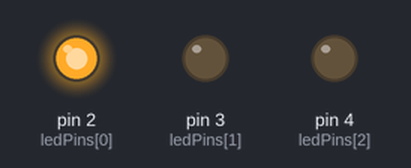
Recording of a sketch running on a simulated Arduino Uno, built with avr-gcc and run on an emulated ATmega328P. Shown: output pins drawn as LEDs (lit = HIGH).

Above: at 0.2 s.
At 2.2 s:
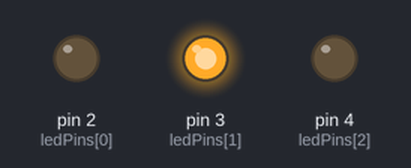
At 4.5 s:
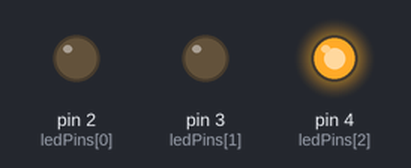
Timing chart, 0 to 6.9 s (numbered marks = the images above):
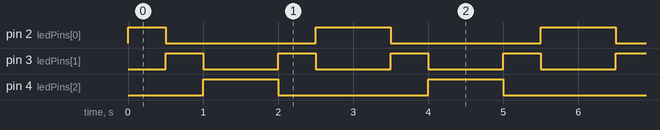

The sketch:

LED_running.ino
```cpp
const int ledCount = 3;
const int ledPins[ledCount] = {2, 3, 4};

void setup() {
  // Mengatur semua pin LED sebagai output
  for (int i = 0; i < ledCount; i++) {
    pinMode(ledPins[i], OUTPUT);
  }
}

void loop() {
  for (int i = 0; i < ledCount; i++) {
      digitalWrite(ledPins[i], HIGH);
      delay(500);
      digitalWrite(ledPins[i], LOW);
    }
  for (int i = 2 ;i >=0; i--) {
      digitalWrite(ledPins[i], HIGH);
      delay(500);
      digitalWrite(ledPins[i], LOW);

  }
}
```

Measured:
- by itself, pin 2 (ledPins[0]): repeats every 3.0 s: LOW 2.0 s, HIGH 1.0 s
- by itself, pin 3 (ledPins[1]): alternates HIGH for 0.50 s and LOW for 1.0 s
- by itself, pin 4 (ledPins[2]): alternates HIGH for 1.0 s and LOW for 2.0 s
